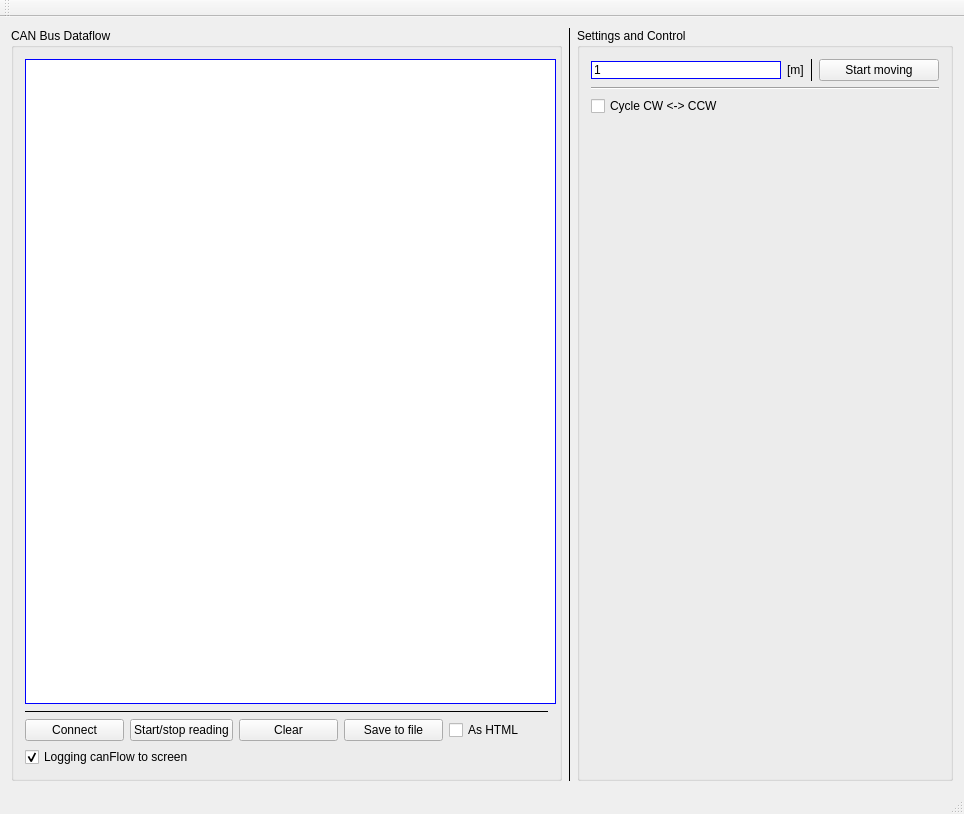
<?xml version="1.0" encoding="UTF-8"?>
<ui version="4.0">
 <class>MainWindow</class>
 <widget class="QMainWindow" name="MainWindow">
  <property name="geometry">
   <rect>
    <x>0</x>
    <y>0</y>
    <width>956</width>
    <height>814</height>
   </rect>
  </property>
  <property name="windowTitle">
   <string>MainWindow</string>
  </property>
  <widget class="QWidget" name="centralWidget">
   <property name="minimumSize">
    <size>
     <width>0</width>
     <height>0</height>
    </size>
   </property>
   <layout class="QHBoxLayout" name="horizontalLayout_2">
    <item>
     <widget class="QGroupBox" name="groupBox">
      <property name="minimumSize">
       <size>
        <width>551</width>
        <height>0</height>
       </size>
      </property>
      <property name="title">
       <string>CAN Bus Dataflow</string>
      </property>
      <layout class="QVBoxLayout" name="verticalLayout">
       <item>
        <widget class="QTextBrowser" name="textBrowser">
         <property name="minimumSize">
          <size>
           <width>531</width>
           <height>0</height>
          </size>
         </property>
         <property name="font">
          <font>
           <family>Droid Sans Mono</family>
           <pointsize>10</pointsize>
          </font>
         </property>
         <property name="acceptDrops">
          <bool>false</bool>
         </property>
         <property name="styleSheet">
          <string notr="true">border-width: 1px;
border-style: solid;
border-color: blue;</string>
         </property>
         <property name="readOnly">
          <bool>true</bool>
         </property>
         <property name="acceptRichText">
          <bool>false</bool>
         </property>
         <property name="textInteractionFlags">
          <set>Qt::NoTextInteraction</set>
         </property>
         <property name="placeholderText">
          <string notr="true"/>
         </property>
         <property name="openLinks">
          <bool>false</bool>
         </property>
        </widget>
       </item>
       <item>
        <widget class="Line" name="line">
         <property name="frameShadow">
          <enum>QFrame::Plain</enum>
         </property>
         <property name="orientation">
          <enum>Qt::Horizontal</enum>
         </property>
        </widget>
       </item>
       <item>
        <layout class="QHBoxLayout" name="horizontalLayout">
         <item>
          <widget class="QPushButton" name="Connect_btn">
           <property name="text">
            <string>Connect</string>
           </property>
          </widget>
         </item>
         <item>
          <widget class="QPushButton" name="Read_btn">
           <property name="enabled">
            <bool>true</bool>
           </property>
           <property name="text">
            <string>Start/stop reading</string>
           </property>
          </widget>
         </item>
         <item>
          <widget class="QPushButton" name="Clear_btn">
           <property name="text">
            <string>Clear</string>
           </property>
          </widget>
         </item>
         <item>
          <widget class="QPushButton" name="pb_STF">
           <property name="text">
            <string>Save to file</string>
           </property>
          </widget>
         </item>
         <item>
          <widget class="QCheckBox" name="cb_SHTML">
           <property name="text">
            <string>As HTML</string>
           </property>
          </widget>
         </item>
        </layout>
       </item>
       <item>
        <widget class="QCheckBox" name="cb_Logging">
         <property name="text">
          <string>Logging canFlow to screen</string>
         </property>
         <property name="checked">
          <bool>true</bool>
         </property>
        </widget>
       </item>
      </layout>
     </widget>
    </item>
    <item>
     <widget class="Line" name="line_2">
      <property name="frameShadow">
       <enum>QFrame::Plain</enum>
      </property>
      <property name="orientation">
       <enum>Qt::Vertical</enum>
      </property>
     </widget>
    </item>
    <item>
     <widget class="QGroupBox" name="groupBox_2">
      <property name="maximumSize">
       <size>
        <width>407</width>
        <height>16777215</height>
       </size>
      </property>
      <property name="title">
       <string>Settings and Control</string>
      </property>
      <layout class="QVBoxLayout" name="verticalLayout_2">
       <item>
        <layout class="QGridLayout" name="gridLayout_5">
         <item row="0" column="0">
          <widget class="QLineEdit" name="leT_Pos">
           <property name="minimumSize">
            <size>
             <width>190</width>
             <height>0</height>
            </size>
           </property>
           <property name="maximumSize">
            <size>
             <width>190</width>
             <height>16777215</height>
            </size>
           </property>
           <property name="styleSheet">
            <string notr="true">border-width: 1px;
border-style: solid;
border-color: blue;</string>
           </property>
           <property name="text">
            <string>1</string>
           </property>
          </widget>
         </item>
         <item row="0" column="3">
          <widget class="QPushButton" name="pbT_Pos">
           <property name="minimumSize">
            <size>
             <width>120</width>
             <height>0</height>
            </size>
           </property>
           <property name="text">
            <string>Start moving</string>
           </property>
          </widget>
         </item>
         <item row="0" column="2">
          <widget class="Line" name="line_21">
           <property name="frameShadow">
            <enum>QFrame::Plain</enum>
           </property>
           <property name="orientation">
            <enum>Qt::Vertical</enum>
           </property>
          </widget>
         </item>
         <item row="0" column="1">
          <widget class="QLabel" name="label_4">
           <property name="text">
            <string>[m]</string>
           </property>
          </widget>
         </item>
        </layout>
       </item>
       <item>
        <widget class="Line" name="line_3">
         <property name="orientation">
          <enum>Qt::Horizontal</enum>
         </property>
        </widget>
       </item>
       <item>
        <widget class="QCheckBox" name="cb_CyclePos">
         <property name="text">
          <string>Cycle CW &lt;-&gt; CCW</string>
         </property>
        </widget>
       </item>
       <item>
        <spacer name="verticalSpacer">
         <property name="orientation">
          <enum>Qt::Vertical</enum>
         </property>
         <property name="sizeHint" stdset="0">
          <size>
           <width>20</width>
           <height>40</height>
          </size>
         </property>
        </spacer>
       </item>
      </layout>
     </widget>
    </item>
   </layout>
  </widget>
  <widget class="QMenuBar" name="menuBar">
   <property name="geometry">
    <rect>
     <x>0</x>
     <y>0</y>
     <width>956</width>
     <height>21</height>
    </rect>
   </property>
  </widget>
  <widget class="QToolBar" name="mainToolBar">
   <attribute name="toolBarArea">
    <enum>TopToolBarArea</enum>
   </attribute>
   <attribute name="toolBarBreak">
    <bool>false</bool>
   </attribute>
  </widget>
  <widget class="QStatusBar" name="statusBar"/>
 </widget>
 <layoutdefault spacing="6" margin="11"/>
 <resources/>
 <connections/>
</ui>
